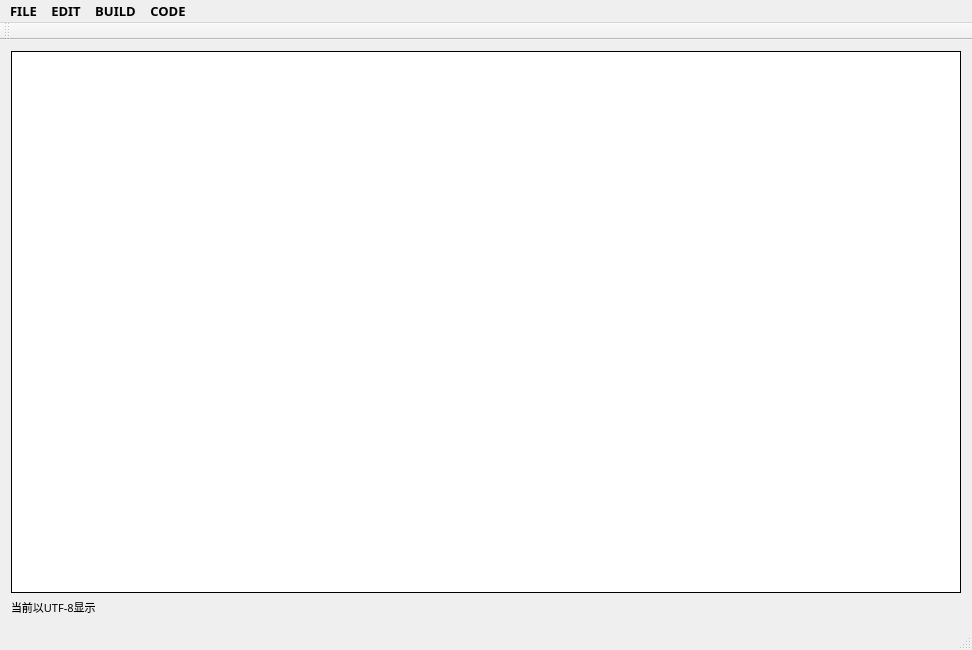
<?xml version="1.0" encoding="UTF-8"?>
<ui version="4.0">
 <class>MainWindow</class>
 <widget class="QMainWindow" name="MainWindow">
  <property name="geometry">
   <rect>
    <x>0</x>
    <y>0</y>
    <width>972</width>
    <height>650</height>
   </rect>
  </property>
  <property name="font">
   <font>
    <family>Adobe 黑体 Std R</family>
    <pointsize>10</pointsize>
    <weight>75</weight>
    <bold>true</bold>
   </font>
  </property>
  <property name="windowTitle">
   <string>IED</string>
  </property>
  <property name="windowIcon">
   <iconset resource="res.qrc">
    <normaloff>:/images/a9f7716a1a25d7a4b2e5dc73bae4d860.png</normaloff>:/images/a9f7716a1a25d7a4b2e5dc73bae4d860.png</iconset>
  </property>
  <property name="autoFillBackground">
   <bool>false</bool>
  </property>
  <widget class="QWidget" name="centralWidget">
   <layout class="QVBoxLayout" name="verticalLayout">
    <item>
     <widget class="QTextEdit" name="textEdit">
      <property name="font">
       <font>
        <pointsize>9</pointsize>
        <weight>75</weight>
        <italic>false</italic>
        <bold>true</bold>
       </font>
      </property>
      <property name="mouseTracking">
       <bool>false</bool>
      </property>
      <property name="layoutDirection">
       <enum>Qt::LeftToRight</enum>
      </property>
      <property name="autoFillBackground">
       <bool>true</bool>
      </property>
      <property name="frameShape">
       <enum>QFrame::Box</enum>
      </property>
      <property name="frameShadow">
       <enum>QFrame::Plain</enum>
      </property>
      <property name="lineWidth">
       <number>1</number>
      </property>
      <property name="lineWrapMode">
       <enum>QTextEdit::NoWrap</enum>
      </property>
     </widget>
    </item>
    <item>
     <widget class="QLabel" name="label">
      <property name="font">
       <font>
        <pointsize>8</pointsize>
        <weight>50</weight>
        <bold>false</bold>
       </font>
      </property>
      <property name="text">
       <string>当前以UTF-8显示</string>
      </property>
     </widget>
    </item>
   </layout>
  </widget>
  <widget class="QMenuBar" name="menuBar">
   <property name="geometry">
    <rect>
     <x>0</x>
     <y>0</y>
     <width>972</width>
     <height>22</height>
    </rect>
   </property>
   <widget class="QMenu" name="menufile">
    <property name="title">
     <string>FILE</string>
    </property>
    <addaction name="actionNEW"/>
    <addaction name="actionOPEN"/>
    <addaction name="actionSAVE"/>
    <addaction name="actionSAVE_AS"/>
    <addaction name="actionQUITE"/>
   </widget>
   <widget class="QMenu" name="menuedit">
    <property name="title">
     <string>EDIT</string>
    </property>
    <addaction name="actionundo"/>
    <addaction name="actioncopy"/>
    <addaction name="actionpaste"/>
    <addaction name="actioncut"/>
   </widget>
   <widget class="QMenu" name="menubuild">
    <property name="title">
     <string>BUILD</string>
    </property>
    <addaction name="actioncomplie"/>
   </widget>
   <widget class="QMenu" name="menucode">
    <property name="title">
     <string>CODE</string>
    </property>
    <addaction name="actionUTF_8"/>
    <addaction name="actionGBK"/>
   </widget>
   <addaction name="menufile"/>
   <addaction name="menuedit"/>
   <addaction name="menubuild"/>
   <addaction name="menucode"/>
  </widget>
  <widget class="QToolBar" name="mainToolBar">
   <attribute name="toolBarArea">
    <enum>TopToolBarArea</enum>
   </attribute>
   <attribute name="toolBarBreak">
    <bool>false</bool>
   </attribute>
  </widget>
  <widget class="QStatusBar" name="statusBar"/>
  <action name="actionNEW">
   <property name="text">
    <string>NEW</string>
   </property>
  </action>
  <action name="actionOPEN">
   <property name="text">
    <string>OPEN</string>
   </property>
  </action>
  <action name="actionSAVE">
   <property name="text">
    <string>SAVE</string>
   </property>
  </action>
  <action name="actionSAVE_AS">
   <property name="text">
    <string>SAVE AS</string>
   </property>
  </action>
  <action name="actionQUITE">
   <property name="text">
    <string>QUITE</string>
   </property>
  </action>
  <action name="actionundo">
   <property name="text">
    <string>undo</string>
   </property>
  </action>
  <action name="actioncopy">
   <property name="text">
    <string>copy</string>
   </property>
  </action>
  <action name="actionpaste">
   <property name="text">
    <string>paste</string>
   </property>
  </action>
  <action name="actioncut">
   <property name="text">
    <string>cut</string>
   </property>
  </action>
  <action name="actionUTF_8">
   <property name="text">
    <string>UTF-8</string>
   </property>
  </action>
  <action name="actionGBK">
   <property name="text">
    <string>GBK</string>
   </property>
  </action>
  <action name="actioncomplie">
   <property name="text">
    <string>complie</string>
   </property>
  </action>
 </widget>
 <layoutdefault spacing="6" margin="11"/>
 <resources>
  <include location="res.qrc"/>
 </resources>
 <connections/>
</ui>
